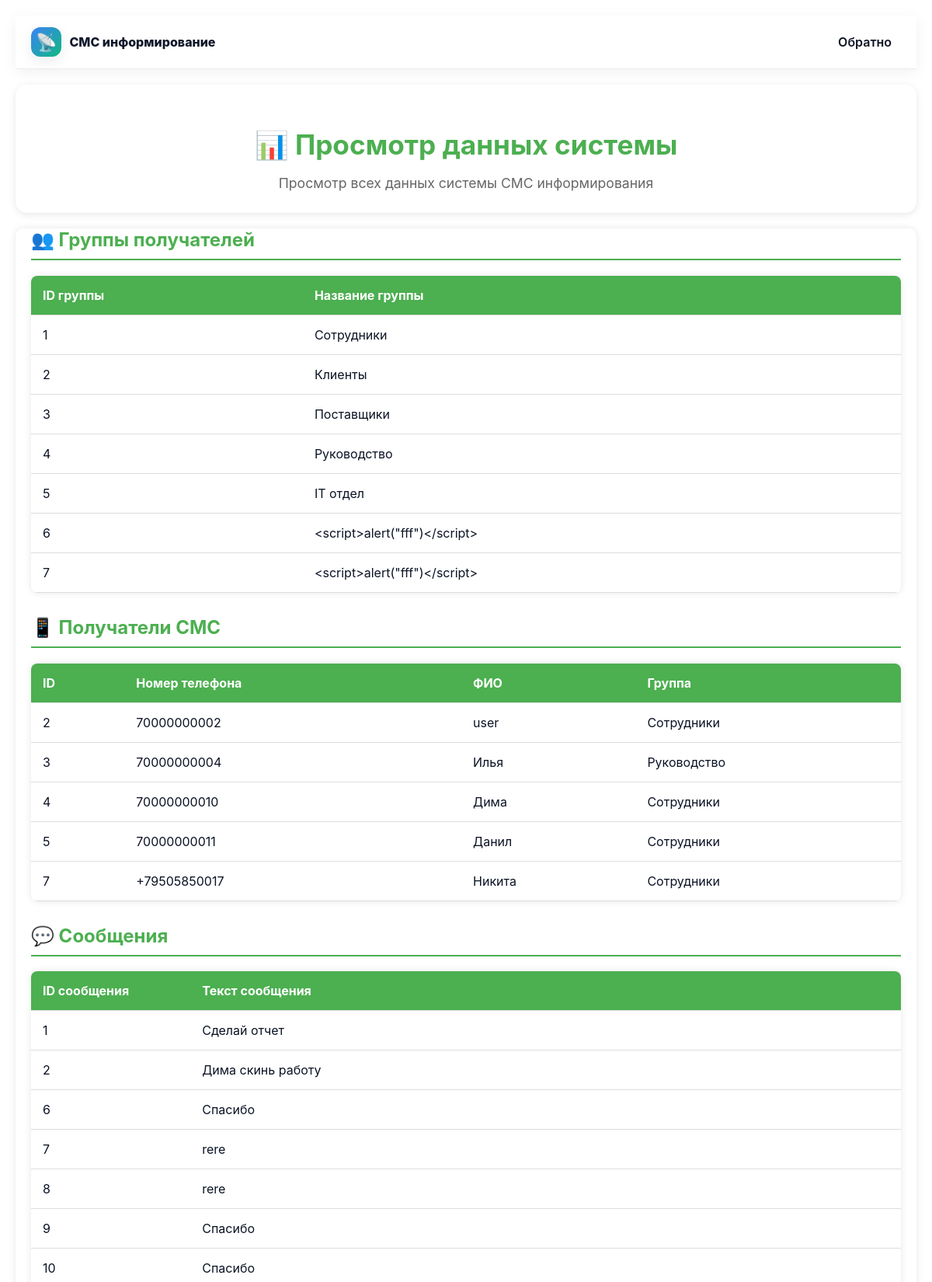
Page /tb.php (upper part) on the committed database.
### tables this page shows
CREATE TABLE `groups` (
  `GroupID` int(11) NOT NULL,
  `GroupName` varchar(50) NOT NULL
);

CREATE TABLE `recipients` (
  `RecipientID` int(11) NOT NULL,
  `PhoneNumber` varchar(15) NOT NULL,
  `FullName` varchar(100) NOT NULL,
  `GroupID` int(2) DEFAULT NULL
);

CREATE TABLE `messages` (
  `MessageID` int(11) NOT NULL,
  `Text` varchar(160) NOT NULL
);

### tb.php (the view, shortened to what this page needs)
<!DOCTYPE html>
<html lang="ru">
<head>
    <link rel="stylesheet" href="styles.css">
</head>
<body class="app-shell">
    <?php include 'navigation.php'; ?>
<?php
$conn = connectToDatabase();
echo '<div class="page-header">';
echo '<div class="header-content">';
echo '<h1>📊 Просмотр данных системы</h1>';
echo '<p>Просмотр всех данных системы СМС информирования</p>';
echo '</div>';
echo '</div>';
echo '<div class="container">';
echo '<div class="section">';
echo '<h2>👥 Группы получателей</h2>';
$sql = "SELECT * FROM `groups` ORDER BY GroupID";
$result = $conn->query($sql);
if ($result && $result->num_rows > 0) {
    echo '<table>';
    echo '<thead><tr><th>ID группы</th><th>Название группы</th></tr></thead>';
    echo '<tbody>';
    while ($row = $result->fetch_assoc()) {
        echo '<tr>';
        echo '<td>' . $row['GroupID'] . '</td>';
        echo '<td>' . htmlspecialchars($row['GroupName']) . '</td>';
        echo '</tr>';
    }
    echo '</tbody></table>';
} else {
    echo '<div class="empty-message">В таблице групп пока нет данных</div>';
}
echo '</div>';
echo '<div class="section">';
echo '<h2>📱 Получатели СМС</h2>';
$sql = "SELECT r.*, g.GroupName
        FROM `recipients` r
        LEFT JOIN `groups` g ON r.GroupID = g.GroupID
        ORDER BY r.RecipientID";
$result = $conn->query($sql);
if ($result && $result->num_rows > 0) {
    echo '<table>';
    echo '<thead><tr><th>ID</th><th>Номер телефона</th><th>ФИО</th><th>Группа</th></tr></thead>';
    echo '<tbody>';
    while ($row = $result->fetch_assoc()) {
        echo '<tr>';
        echo '<td>' . $row['RecipientID'] . '</td>';
        echo '<td>' . htmlspecialchars($row['PhoneNumber']) . '</td>';
        echo '<td>' . htmlspecialchars($row['FullName']) . '</td>';
        echo '<td>' . htmlspecialchars($row['GroupName'] ?? 'Не указана') . '</td>';
        echo '</tr>';
    }
    echo '</tbody></table>';
} else {
    echo '<div class="empty-message">В таблице получателей пока нет данных</div>';
}
echo '</div>';
echo '<div class="section">';
echo '<h2>💬 Сообщения</h2>';
$sql = "SELECT * FROM `messages` ORDER BY MessageID";
$result = $conn->query($sql);
if ($result && $result->num_rows > 0) {
    echo '<table>';
    echo '<thead><tr><th>ID сообщения</th><th>Текст сообщения</th></tr></thead>';
    echo '<tbody>';
    while ($row = $result->fetch_assoc()) {
        echo '<tr>';
        echo '<td>' . $row['MessageID'] . '</td>';
        echo '<td>' . htmlspecialchars($row['Text']) . '</td>';
        echo '</tr>';
    }
    echo '</tbody></table>';
} else {
    echo '<div class="empty-message">В таблице сообщений пока нет данных</div>';
}
echo '</div>';
echo '</div>';
?>
</body>
</html>

### styles.css (style rules this page uses)
:root { --bg-900: #0f172a; --bg-800: #111827; --bg-700: #1f2937; --bg-100: #f3f4f6; --card: rgba(255, 255, 255, 0.88); --primary-500: #10b981; --primary-600: #0f9b73; --primary-700: #0b7c5c; --accent-500: #3b82f6; --accent-600: #2563eb; --danger: #ef4444; --text-main: #0b1324; --text-muted: #6b7280; --border: rgba(15, 23, 42, 0.08); --shadow-sm: 0 6px 18px rgba(15, 23, 42, 0.08); --shadow-lg: 0 24px 50px rgba(15, 23, 42, 0.16); --radius-lg: 16px; }
* { box-sizing: border-box; }
body { margin: 0; font-family: "Inter", system-ui, -apple-system, Segoe UI, Roboto, "Helvetica Neue", Arial, sans-serif; color: var(--text-main); background: radial-gradient(circle at 20% 20%, rgba(59, 130, 246, 0.12), transparent 25%), radial-gradient(circle at 80% 0%, rgba(16, 185, 129, 0.14), transparent 30%), #eef2f7; min-height: 100vh; }
.container { width: 100%; max-width: 1200px; margin: 0 auto; padding: 0 20px; }
.app-shell { min-height: 100vh; background: url("fon.gif") center/cover fixed no-repeat, #eef2f7; }
.page-header { padding: 32px 0 10px; }

### tb.php (style rules this page uses)
body { font-family: Arial, sans-serif; background: url("fon.gif") center/cover fixed no-repeat, #eef2f7; margin: 0; padding: 20px; min-height: 100vh; }
.page-header { background: rgba(255, 255, 255, 0.95); backdrop-filter: blur(10px); padding: 30px 20px; box-shadow: 0 2px 10px rgba(0,0,0,0.1); margin-top: 20px; border-radius: 15px; margin-bottom: 20px; }
.header-content { max-width: 1200px; margin: 0 auto; text-align: center; }
.page-header h1 { color: #4CAF50; font-size: 2.2em; margin-bottom: 10px; }
.page-header p { color: #666; font-size: 1.1em; }
.container { max-width: 1200px; margin: 0 auto; background-color: white; padding: 20px; border-radius: 10px; box-shadow: 0 0 10px rgba(0, 0, 0, 0.1); }
h1 { color: #333; text-align: center; margin-bottom: 30px; }
.section { margin-bottom: 30px; }
.section h2 { color: #4CAF50; border-bottom: 2px solid #4CAF50; padding-bottom: 10px; }
table { width: 100%; border-collapse: collapse; background-color: white; box-shadow: 0 0 10px rgba(0, 0, 0, 0.1); border-radius: 8px; overflow: hidden; margin-bottom: 20px; }
th, td { padding: 15px; text-align: left; border-bottom: 1px solid #ddd; }
th { background-color: #4CAF50; color: white; }

### rows in the picture
groups: GroupID "1", GroupName "Сотрудники"
groups: GroupID "2", GroupName "Клиенты"
groups: GroupID "3", GroupName "Поставщики"
groups: GroupID "4", GroupName "Руководство"
groups: GroupID "5", GroupName "IT отдел"
groups: GroupID "6", GroupName "<script>alert(\"fff\")</script>"
groups: GroupID "7", GroupName "<script>alert(\"fff\")</script>"
recipients: RecipientID "2", PhoneNumber "70000000002", FullName "user", GroupID.GroupName "Сотрудники"
recipients: RecipientID "3", PhoneNumber "70000000004", FullName "Илья", GroupID.GroupName "Руководство"
recipients: RecipientID "4", PhoneNumber "70000000010", FullName "Дима", GroupID.GroupName "Сотрудники"
recipients: RecipientID "5", PhoneNumber "70000000011", FullName "Данил", GroupID.GroupName "Сотрудники"
recipients: RecipientID "7", PhoneNumber "+79505850017", FullName "Никита", GroupID.GroupName "Сотрудники"
messages: MessageID "1", Text "Сделай отчет"
messages: MessageID "2", Text "Дима скинь работу"
messages: MessageID "6", Text "Спасибо"
messages: MessageID "7", Text "rere"
messages: MessageID "8", Text "rere"
messages: MessageID "9", Text "Спасибо"
messages: MessageID "10", Text "Спасибо"
